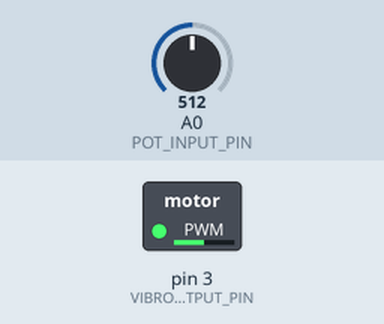
This sketch was run on a simulated Arduino Uno, built with avr-gcc and run on an emulated ATmega328P. Shown: switched loads named in the sketch (green lamp = pin HIGH). The inputs (shaded band) are chosen by the test bench; at power-on: A0 (POT_INPUT_PIN) = 512.

Above: at 1.2 s.
1.3 s: A0 (POT_INPUT_PIN) set to 716
At 2.4 s:
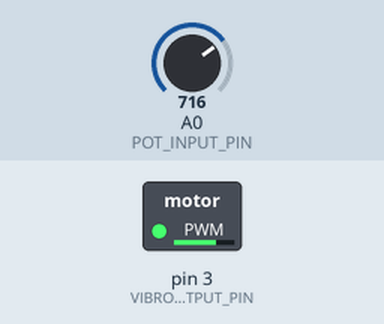
2.8 s: A0 (POT_INPUT_PIN) set to 900
At 4.0 s:
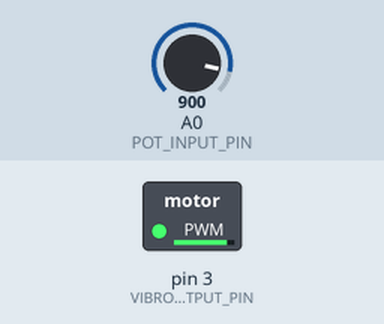
4.3 s: A0 (POT_INPUT_PIN) set to 122
At 5.4 s:
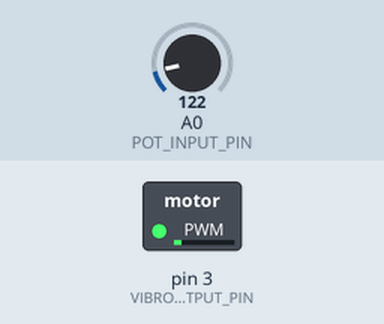
5.8 s: A0 (POT_INPUT_PIN) set to 0
At 6.9 s:
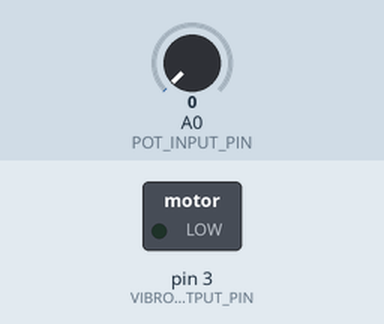
7.3 s: A0 (POT_INPUT_PIN) set to 511
At 8.4 s:
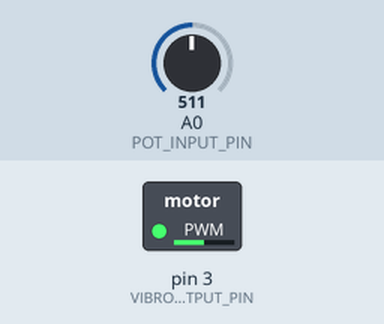
Timing chart, 0 to 9.8 s (numbered marks = the images above; inputs shaded):
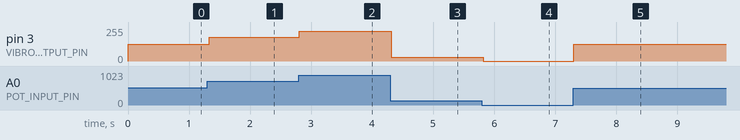

Measured:
- after the input at 1.3 s, pin 3 (VIBROMOTOR_OUTPUT_PIN): 127/255 → 178/255 at once
- after the input at 2.8 s, pin 3 (VIBROMOTOR_OUTPUT_PIN): 178/255 → 224/255 at once
- after the input at 4.3 s, pin 3 (VIBROMOTOR_OUTPUT_PIN): 224/255 → 30/255 at once
- after the input at 5.8 s, pin 3 (VIBROMOTOR_OUTPUT_PIN): 30/255 → 0/255 at once
- after the input at 7.3 s, pin 3 (VIBROMOTOR_OUTPUT_PIN): 0/255 → 127/255 at once

The sketch:

vibromotorVariableOutput.ino
```cpp
const int VIBROMOTOR_OUTPUT_PIN = 3;
const int POT_INPUT_PIN = A0;

void setup() {
  pinMode(VIBROMOTOR_OUTPUT_PIN, OUTPUT);
  pinMode(POT_INPUT_PIN, INPUT);
  Serial.begin(9600);
}

void loop() {
  int potValue = analogRead(POT_INPUT_PIN);
  int vibration = map(potValue, 0, 1023, 0, 255);
  analogWrite(VIBROMOTOR_OUTPUT_PIN, vibration);
  delay(30);
}
```

Blinker.cpp
```cpp
#include "Blinker.h"

/**
* This Blinker constructor takes parameters pin and blinkInterval,
* pin specifies the output pin, and blinkInterval specifies the time
* in between each blink of the LED
*/
Blinker::Blinker(const int pin, const unsigned long blinkInterval) :
  _pin(pin), _interval(blinkInterval) // initialize const like this in C++
{
  _state = LOW;
  _prevTime = 0;
  pinMode(_pin, OUTPUT);
}

/**
* Calculates whether to toggle output state based on the set interval
* Call this function once per loop()
*/
void Blinker::update() {
  unsigned long currentTime = millis();

  if (currentTime - _prevTime >= _interval) {
    _prevTime = currentTime;
    _state = !_state;
    digitalWrite(_pin, _state);
  }
}
```

Blinker.h
```cpp
/**
 * This class toggles output between HIGH and LOW for a given pin
 * based on the provided "blink" interval
 *
 * Usage:
 *  Blinker _ledBlinker(3, 200); // blinks Pin 3 on/off every 200 ms
 *
 *  loop(){
 *    _ledBlinker.update();
 *  }
 */

#include <Arduino.h>

class Blinker{

  private:
    const int _pin;                 // output pin
    const unsigned long _interval;  // blink interval in ms

    int _state;                     // current state (either HIGH OR LOW)
    unsigned long _prevTime;        // last state toggle in ms

  public:
    Blinker(const int pin, const unsigned long blinkInterval);
    void update();
};
```
